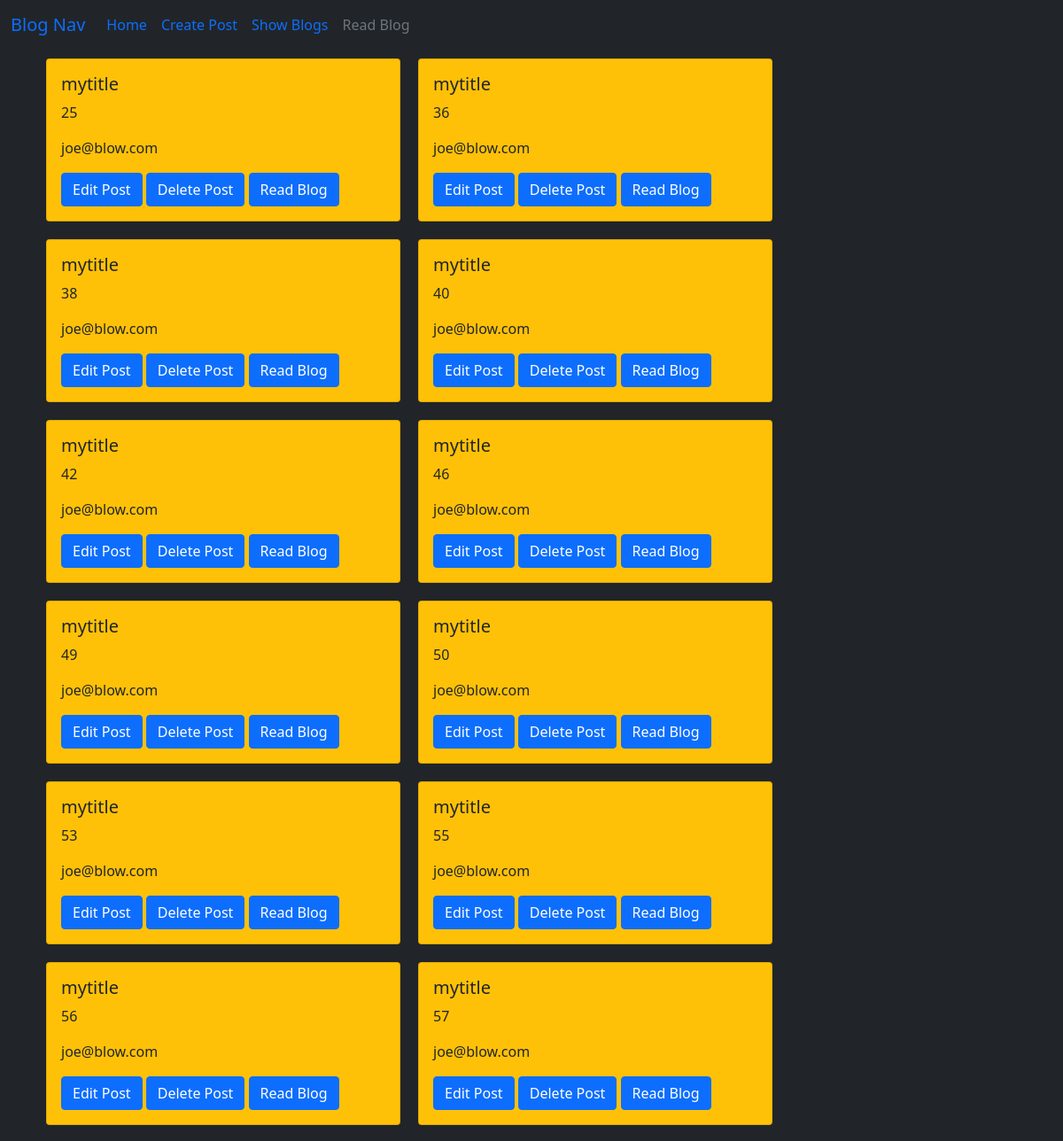
/showblog (upper part), run on an earlier commit of the app's database.
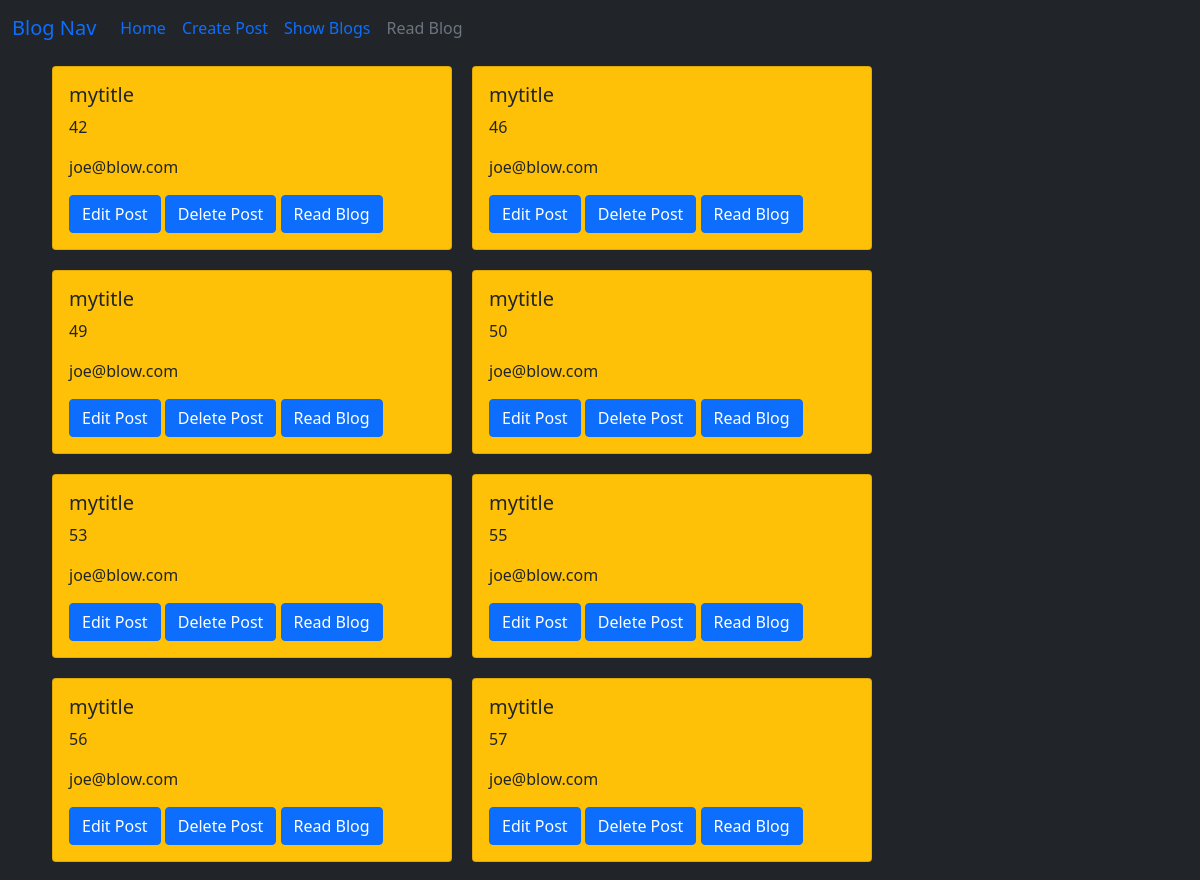
And on a later commit of the database.
### mydjangoprojectweb/models.py (models this page shows)
class Blog(models.Model):   # this class inherits from Model base class which helps to interacts directly with our database.
    title = models.CharField(max_length=200)  # Charfield is a field where you'll store short strings (upto max length of 200).
    email = models.CharField(max_length=200, default="youremail@somewhere.net")
    content = models.TextField()   # Text Field can be used for large amount of text like blog posts etc..

### mydjangoprojectweb/views.py (the view)
# urls.py: path('showblog',views.show_blogs, name='showblog'),
def show_blogs(request):      # View function to display Blog posts on our site using these retrieved data
     blogs = Blog.objects.all()    # This is how you can get all objects from your model ie., Database Table – this way we are fetching every single blog post that currently exists in database etc.. For example creating new field with name 'title' as per defined Comment Model and then getting its value using title = form['name'].value()
     return render(request, "show_blog.html", {"allBlogs": blogs})    # Return a rendered Response to HTTP Request – this way we are passing all retrieved data/objects ie., blog posts etc.. from our database directly into 'showAllPosts' HTML Template which is inside templates directory of myproject application where it can be displayed on webpage

### templates/show_blog.html (shortened to what this page needs)
<!doctype html>
<html lang="en"><!doctype html>
<HTML>
    <head>
        <link href="https://cdn.jsdelivr.net/npm/bootstrap@5.0.2/dist/css/bootstrap.min.css" rel="stylesheet">
    </head>
<body class="bg-dark">
  <nav class="navbar navbar-expand-lg">
    <div class="container-fluid">
      <a class="navbar-brand" href="#">Blog Nav</a>
      <div class="collapse navbar-collapse" id="navbarSupportedContent">
        <ul class="navbar-nav me-auto mb-2 mb-lg-0">
          <li class="nav-item">
            <a class="nav-link active" aria-current="page" href="/">Home</a>
          </li>
          <li class="nav-item">
            <a class="nav-link" href="/blogform">Create Post</a>
          </li>
          <li class="nav-item">
            <a class="nav-link" href="/showblog">Show Blogs</a>
          </li>
          <li class="nav-item">
            <a class="nav-link disabled" aria-disabled="true">Read Blog</a>
          </li>
        </ul>
      </div>
    </div>
</nav>
    {% if result is not None %}
    <div>
        <p class="alert alert-success"> SUCCESSFULLY deleted: {{result.0}}</p>
        <div class="alert alert-info">
          <p> <b>Member Information:</b></p>
          DB Record ID: {{id}}
          <br>
        <p><b> Class Type:</b></p>
          {%for item in result.1%}
              <p>{{item}}</p>
          {%endfor%}
        </div>
        <a href="/showblog" class="btn btn-primary pd-2 mr-2">Back to blogs...</a>
    </div>
    {%else%}
    <form method="GET">
        <div class="container">
                <div class="card-group">
                        {% for post in allBlogs %}
                        <div class="row" style=" padding:10px;">
                            <div class="col">
                                <div class="card bg-warning" style="width: 25rem;">
                                    <div class="card-body">
                                        <h5 class="card-title">{{post.title}}</h5>
                                        <p class="card-text">{{post.id}}</p>
                                        <p class="card-text">{{post.email}}</p>
                                        <a href="/editblog/{{post.id}}" class="btn btn-primary mr-2">Edit Post</a>
                                        <a href="/deleteblog/{{post.id}}" class="btn btn-primary mr-2">Delete Post</a>
                                        <a href="/readblog/{{post.id}}" class="btn btn-primary mr-2">Read Blog</a>
                                    </div>
                                </div>
                            </div>
                        </div>
                        {% endfor %}
                </div>
        </div>
    </form>
    {% endif %}
</body>
</HTML>

What changed in the data, as far as the page shows it:
removed Blog: title "mytitle", id "25", email "joe@blow.com"
removed Blog: title "mytitle", id "36", email "joe@blow.com"
removed Blog: title "mytitle", id "38", email "joe@blow.com"
removed Blog: title "mytitle", id "40", email "joe@blow.com"
